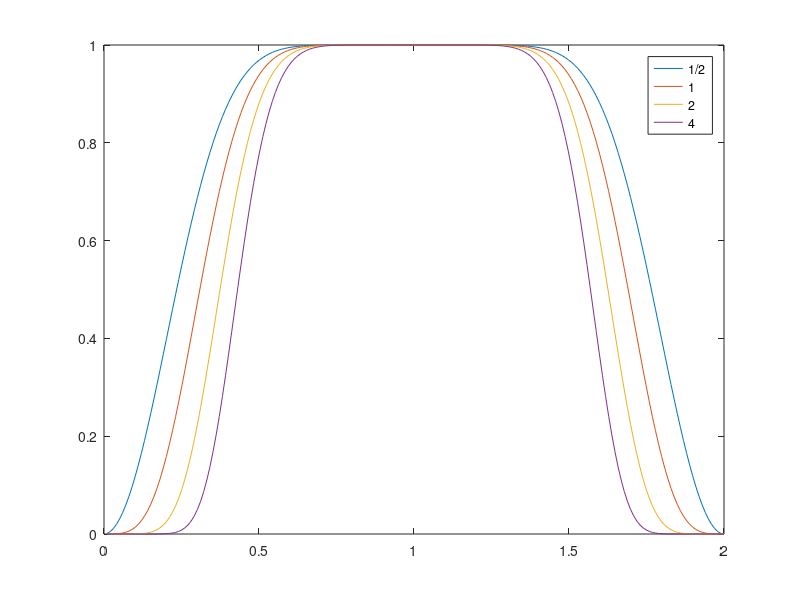

MATLAB code to generate this figure:
function Fig_4a
    Delta = 0;
    c_half_0 = [1; 0];
    c_one_0 = [1; 0; 0];
    c_two_0 = [1; 0; 0; 0; 0];
    c_four_0 = [1; 0; 0; 0; 0; 0; 0; 0; 0];
    function ab = coeff(t,A,phi)
        Omega_0 = A*exp(-1j*phi);
        Omega_R = sqrt(Delta.^2 + abs(Omega_0).^2);
        ab(1) = cos(t*pi/2*Omega_R/(pi)) - 1j * Delta/Omega_R * sin(t*pi/2*Omega_R/(pi));
        ab(2) = 1j * Omega_0/Omega_R * sin(t*pi/2*Omega_R/(pi));
        ab = [ab(1), ab(2)];
    end
    
    function U = propagator_half(t,A,phi)
    ab = coeff(t,A,phi);
    a = ab(1);
    b = ab(2);
    U = [sqrt(1)/1*a, sqrt(1)/1*b;
        -sqrt(1)/1*conj(b), sqrt(1)/1*conj(a)];
    end

    function U = propagator_one(t,A,phi)
    ab = coeff(t,A,phi);
    a = ab(1);
    b = ab(2);
    U = [sqrt(4)/2*a.^2, sqrt(2)/1*a*b, sqrt(4)/2*b.^2;
        -sqrt(2)/1*a*conj(b), sqrt(1)/1*a*conj(a) - sqrt(1)/1*b*conj(b), sqrt(2)/1*conj(a)*b;
        sqrt(4)/2*conj(b).^2, -sqrt(2)/1*conj(a)*conj(b), sqrt(4)/2*conj(a).^2];
    end

    function U = propagator_two(t,A,phi)
    ab = coeff(t,A,phi);
    a = ab(1);
    b = ab(2);
    U = [sqrt(576)/24*a.^4, sqrt(144)/6*a.^3*b, sqrt(96)/4*a.^2*b.^2, sqrt(144)/6*a*b.^3, sqrt(576)/24*b.^4;
        -sqrt(144)/6*a.^3*conj(b), sqrt(36)/6*a.^3*conj(a) - sqrt(36)/2*a.^2*b*conj(b), sqrt(24)/2*a.^2*conj(a)*b - sqrt(24)/2*a*b.^2*conj(b), sqrt(36)/2*a*conj(a)*b.^2 - sqrt(36)/6*b.^3*conj(b), sqrt(144)/6*conj(a)*b.^3;
        sqrt(96)/4*a.^2*conj(b).^2, -sqrt(24)/2*a.^2*conj(a)*conj(b) + sqrt(24)/2*a*b*conj(b).^2, sqrt(16)/4*a.^2*conj(a).^2 - sqrt(16)/1*a*conj(a)*b*conj(b) + sqrt(16)/4*b.^2*conj(b).^2, sqrt(24)/2*a*conj(a).^2*b - sqrt(24)/2*conj(a)*b.^2*conj(b), sqrt(96)/4*conj(a).^2*b.^2;
        -sqrt(144)/6*a*conj(b).^3, sqrt(36)/2*a*conj(a)*conj(b).^2 - sqrt(36)/6*b*conj(b).^3, -sqrt(24)/2*a*conj(a).^2*conj(b) + sqrt(24)/2*conj(a)*b*conj(b).^2, sqrt(36)/6*a*conj(a).^3 - sqrt(36)/2*conj(a).^2*b*conj(b), sqrt(144)/6*conj(a).^3*b;
        sqrt(576)/24*conj(b).^4, -sqrt(144)/6*conj(a)*conj(b).^3, sqrt(96)/4*conj(a).^2*conj(b).^2, -sqrt(144)/6*conj(a).^3*conj(b), sqrt(576)/24*conj(a).^4];
    end

    function U = propagator_four(t,A,phi)
    ab = coeff(t,A,phi);
    a = ab(1);
    b = ab(2);
    U = [sqrt(1625702400)/40320*a.^8, sqrt(203212800)/5040*a.^7*b, sqrt(58060800)/1440*a.^6*b.^2, sqrt(29030400)/720*a.^5*b.^3, sqrt(23224320)/576*a.^4*b.^4, sqrt(29030400)/720*a.^3*b.^5, sqrt(58060800)/1440*a.^2*b.^6, sqrt(203212800)/5040*a*b.^7, sqrt(1625702400)/40320*b.^8;
        -sqrt(203212800)/5040*a.^7*conj(b), sqrt(25401600)/5040*a.^7*conj(a) - sqrt(25401600)/720*a.^6*b*conj(b), sqrt(7257600)/720*a.^6*conj(a)*b - sqrt(7257600)/240*a.^5*b.^2*conj(b), sqrt(3628800)/240*a.^5*conj(a)*b.^2 - sqrt(3628800)/144*a.^4*b.^3*conj(b), sqrt(2903040)/144*a.^4*conj(a)*b.^3 - sqrt(2903040)/144*a.^3*b.^4*conj(b), sqrt(3628800)/144*a.^3*conj(a)*b.^4 - sqrt(3628800)/240*a.^2*b.^5*conj(b), sqrt(7257600)/240*a.^2*conj(a)*b.^5 - sqrt(7257600)/720*a*b.^6*conj(b), sqrt(25401600)/720*a*conj(a)*b.^6 - sqrt(25401600)/5040*b.^7*conj(b), sqrt(203212800)/5040*conj(a)*b.^7;
        sqrt(58060800)/1440*a.^6*conj(b).^2, -sqrt(7257600)/720*a.^6*conj(a)*conj(b) + sqrt(7257600)/240*a.^5*b*conj(b).^2, sqrt(2073600)/1440*a.^6*conj(a).^2 - sqrt(2073600)/120*a.^5*conj(a)*b*conj(b) + sqrt(2073600)/96*a.^4*b.^2*conj(b).^2, sqrt(1036800)/240*a.^5*conj(a).^2*b - sqrt(1036800)/48*a.^4*conj(a)*b.^2*conj(b) + sqrt(1036800)/72*a.^3*b.^3*conj(b).^2, sqrt(829440)/96*a.^4*conj(a).^2*b.^2 - sqrt(829440)/36*a.^3*conj(a)*b.^3*conj(b) + sqrt(829440)/96*a.^2*b.^4*conj(b).^2, sqrt(1036800)/72*a.^3*conj(a).^2*b.^3 - sqrt(1036800)/48*a.^2*conj(a)*b.^4*conj(b) + sqrt(1036800)/240*a*b.^5*conj(b).^2, sqrt(2073600)/96*a.^2*conj(a).^2*b.^4 - sqrt(2073600)/120*a*conj(a)*b.^5*conj(b) + sqrt(2073600)/1440*b.^6*conj(b).^2, sqrt(7257600)/240*a*conj(a).^2*b.^5 - sqrt(7257600)/720*conj(a)*b.^6*conj(b), sqrt(58060800)/1440*conj(a).^2*b.^6;
        -sqrt(29030400)/720*a.^5*conj(b).^3, sqrt(3628800)/240*a.^5*conj(a)*conj(b).^2 - sqrt(3628800)/144*a.^4*b*conj(b).^3, -sqrt(1036800)/240*a.^5*conj(a).^2*conj(b) + sqrt(1036800)/48*a.^4*conj(a)*b*conj(b).^2 - sqrt(1036800)/72*a.^3*b.^2*conj(b).^3, sqrt(518400)/720*a.^5*conj(a).^3 - sqrt(518400)/48*a.^4*conj(a).^2*b*conj(b) + sqrt(518400)/24*a.^3*conj(a)*b.^2*conj(b).^2 - sqrt(518400)/72*a.^2*b.^3*conj(b).^3, sqrt(414720)/144*a.^4*conj(a).^3*b - sqrt(414720)/24*a.^3*conj(a).^2*b.^2*conj(b) + sqrt(414720)/24*a.^2*conj(a)*b.^3*conj(b).^2 - sqrt(414720)/144*a*b.^4*conj(b).^3, sqrt(518400)/72*a.^3*conj(a).^3*b.^2 - sqrt(518400)/24*a.^2*conj(a).^2*b.^3*conj(b) + sqrt(518400)/48*a*conj(a)*b.^4*conj(b).^2 - sqrt(518400)/720*b.^5*conj(b).^3, sqrt(1036800)/72*a.^2*conj(a).^3*b.^3 - sqrt(1036800)/48*a*conj(a).^2*b.^4*conj(b) + sqrt(1036800)/240*conj(a)*b.^5*conj(b).^2, sqrt(3628800)/144*a*conj(a).^3*b.^4 - sqrt(3628800)/240*conj(a).^2*b.^5*conj(b), sqrt(29030400)/720*conj(a).^3*b.^5;
        sqrt(23224320)/576*a.^4*conj(b).^4, -sqrt(2903040)/144*a.^4*conj(a)*conj(b).^3 + sqrt(2903040)/144*a.^3*b*conj(b).^4, sqrt(829440)/96*a.^4*conj(a).^2*conj(b).^2 - sqrt(829440)/36*a.^3*conj(a)*b*conj(b).^3 + sqrt(829440)/96*a.^2*b.^2*conj(b).^4, -sqrt(414720)/144*a.^4*conj(a).^3*conj(b) + sqrt(414720)/24*a.^3*conj(a).^2*b*conj(b).^2 - sqrt(414720)/24*a.^2*conj(a)*b.^2*conj(b).^3 + sqrt(414720)/144*a*b.^3*conj(b).^4, sqrt(331776)/576*a.^4*conj(a).^4 - sqrt(331776)/36*a.^3*conj(a).^3*b*conj(b) + sqrt(331776)/16*a.^2*conj(a).^2*b.^2*conj(b).^2 - sqrt(331776)/36*a*conj(a)*b.^3*conj(b).^3 + sqrt(331776)/576*b.^4*conj(b).^4, sqrt(414720)/144*a.^3*conj(a).^4*b - sqrt(414720)/24*a.^2*conj(a).^3*b.^2*conj(b) + sqrt(414720)/24*a*conj(a).^2*b.^3*conj(b).^2 - sqrt(414720)/144*conj(a)*b.^4*conj(b).^3, sqrt(829440)/96*a.^2*conj(a).^4*b.^2 - sqrt(829440)/36*a*conj(a).^3*b.^3*conj(b) + sqrt(829440)/96*conj(a).^2*b.^4*conj(b).^2, sqrt(2903040)/144*a*conj(a).^4*b.^3 - sqrt(2903040)/144*conj(a).^3*b.^4*conj(b), sqrt(23224320)/576*conj(a).^4*b.^4;
        -sqrt(29030400)/720*a.^3*conj(b).^5, sqrt(3628800)/144*a.^3*conj(a)*conj(b).^4 - sqrt(3628800)/240*a.^2*b*conj(b).^5, -sqrt(1036800)/72*a.^3*conj(a).^2*conj(b).^3 + sqrt(1036800)/48*a.^2*conj(a)*b*conj(b).^4 - sqrt(1036800)/240*a*b.^2*conj(b).^5, sqrt(518400)/72*a.^3*conj(a).^3*conj(b).^2 - sqrt(518400)/24*a.^2*conj(a).^2*b*conj(b).^3 + sqrt(518400)/48*a*conj(a)*b.^2*conj(b).^4 - sqrt(518400)/720*b.^3*conj(b).^5, -sqrt(414720)/144*a.^3*conj(a).^4*conj(b) + sqrt(414720)/24*a.^2*conj(a).^3*b*conj(b).^2 - sqrt(414720)/24*a*conj(a).^2*b.^2*conj(b).^3 + sqrt(414720)/144*conj(a)*b.^3*conj(b).^4, sqrt(518400)/720*a.^3*conj(a).^5 - sqrt(518400)/48*a.^2*conj(a).^4*b*conj(b) + sqrt(518400)/24*a*conj(a).^3*b.^2*conj(b).^2 - sqrt(518400)/72*conj(a).^2*b.^3*conj(b).^3, sqrt(1036800)/240*a.^2*conj(a).^5*b - sqrt(1036800)/48*a*conj(a).^4*b.^2*conj(b) + sqrt(1036800)/72*conj(a).^3*b.^3*conj(b).^2, sqrt(3628800)/240*a*conj(a).^5*b.^2 - sqrt(3628800)/144*conj(a).^4*b.^3*conj(b), sqrt(29030400)/720*conj(a).^5*b.^3;
        sqrt(58060800)/1440*a.^2*conj(b).^6, -sqrt(7257600)/240*a.^2*conj(a)*conj(b).^5 + sqrt(7257600)/720*a*b*conj(b).^6, sqrt(2073600)/96*a.^2*conj(a).^2*conj(b).^4 - sqrt(2073600)/120*a*conj(a)*b*conj(b).^5 + sqrt(2073600)/1440*b.^2*conj(b).^6, -sqrt(1036800)/72*a.^2*conj(a).^3*conj(b).^3 + sqrt(1036800)/48*a*conj(a).^2*b*conj(b).^4 - sqrt(1036800)/240*conj(a)*b.^2*conj(b).^5, sqrt(829440)/96*a.^2*conj(a).^4*conj(b).^2 - sqrt(829440)/36*a*conj(a).^3*b*conj(b).^3 + sqrt(829440)/96*conj(a).^2*b.^2*conj(b).^4, -sqrt(1036800)/240*a.^2*conj(a).^5*conj(b) + sqrt(1036800)/48*a*conj(a).^4*b*conj(b).^2 - sqrt(1036800)/72*conj(a).^3*b.^2*conj(b).^3, sqrt(2073600)/1440*a.^2*conj(a).^6 - sqrt(2073600)/120*a*conj(a).^5*b*conj(b) + sqrt(2073600)/96*conj(a).^4*b.^2*conj(b).^2, sqrt(7257600)/720*a*conj(a).^6*b - sqrt(7257600)/240*conj(a).^5*b.^2*conj(b), sqrt(58060800)/1440*conj(a).^6*b.^2;
        -sqrt(203212800)/5040*a*conj(b).^7, sqrt(25401600)/720*a*conj(a)*conj(b).^6 - sqrt(25401600)/5040*b*conj(b).^7, -sqrt(7257600)/240*a*conj(a).^2*conj(b).^5 + sqrt(7257600)/720*conj(a)*b*conj(b).^6, sqrt(3628800)/144*a*conj(a).^3*conj(b).^4 - sqrt(3628800)/240*conj(a).^2*b*conj(b).^5, -sqrt(2903040)/144*a*conj(a).^4*conj(b).^3 + sqrt(2903040)/144*conj(a).^3*b*conj(b).^4, sqrt(3628800)/240*a*conj(a).^5*conj(b).^2 - sqrt(3628800)/144*conj(a).^4*b*conj(b).^3, -sqrt(7257600)/720*a*conj(a).^6*conj(b) + sqrt(7257600)/240*conj(a).^5*b*conj(b).^2, sqrt(25401600)/5040*a*conj(a).^7 - sqrt(25401600)/720*conj(a).^6*b*conj(b), sqrt(203212800)/5040*conj(a).^7*b;
        sqrt(1625702400)/40320*conj(b).^8, -sqrt(203212800)/5040*conj(a)*conj(b).^7, sqrt(58060800)/1440*conj(a).^2*conj(b).^6, -sqrt(29030400)/720*conj(a).^3*conj(b).^5, sqrt(23224320)/576*conj(a).^4*conj(b).^4, -sqrt(29030400)/720*conj(a).^5*conj(b).^3, sqrt(58060800)/1440*conj(a).^6*conj(b).^2, -sqrt(203212800)/5040*conj(a).^7*conj(b), sqrt(1625702400)/40320*conj(a).^8];

    end
    
    function c = propagation_half(A)
        c = propagator_half(1,A,0)*propagator_half(1,A,4/5*pi)*propagator_half(1,A,2/5*pi)*propagator_half(1,A,4/5*pi)*propagator_half(1,A,0)*c_half_0;
    end

    function c = propagation_one(A)
        c = propagator_one(1,A,0)*propagator_one(1,A,4/5*pi)*propagator_one(1,A,2/5*pi)*propagator_one(1,A,4/5*pi)*propagator_one(1,A,0)*c_one_0;
    end

    function c = propagation_two(A)
        c = propagator_two(1,A,0)*propagator_two(1,A,4/5*pi)*propagator_two(1,A,2/5*pi)*propagator_two(1,A,4/5*pi)*propagator_two(1,A,0)*c_two_0;
    end

    function c = propagation_four(A)
        c = propagator_four(1,A,0)*propagator_four(1,A,4/5*pi)*propagator_four(1,A,2/5*pi)*propagator_four(1,A,4/5*pi)*propagator_four(1,A,0)*c_four_0;
    end

    c_half = [];
    c_one = [];
    c_two = [];
    c_four = [];
    A_vals = linspace(0,2,200);
    for A = A_vals
        c_half = [c_half propagation_half(A*pi)];
        c_one = [c_one propagation_one(A*pi)];
        c_two = [c_two propagation_two(A*pi)];
        c_four = [c_four propagation_four(A*pi)];
    end
    plot(A_vals, (abs(c_half(2,:))).^2, '-', ...
         A_vals, (abs(c_one(3,:))).^2, '-', ...
         A_vals, (abs(c_two(5,:))).^2, '-', ...
         A_vals, (abs(c_four(9,:))).^2, '-');
    ylim([0, 1]);
    legend('1/2', '1', '2', '4')
end